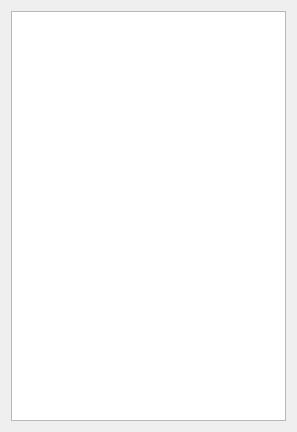
<?xml version="1.0" encoding="UTF-8"?>
<ui version="4.0">
 <class>AwProcessLogWindowUi</class>
 <widget class="QWidget" name="AwProcessLogWindowUi">
  <property name="geometry">
   <rect>
    <x>0</x>
    <y>0</y>
    <width>297</width>
    <height>432</height>
   </rect>
  </property>
  <property name="windowTitle">
   <string>Log Window</string>
  </property>
  <property name="windowIcon">
   <iconset resource="../../../resources/AnyWave.qrc">
    <normaloff>:/images/AnyWave_icon.png</normaloff>:/images/AnyWave_icon.png</iconset>
  </property>
  <layout class="QGridLayout" name="gridLayout">
   <item row="0" column="0">
    <widget class="AwLogPlainTextEdit" name="plainTextEdit"/>
   </item>
  </layout>
 </widget>
 <layoutdefault spacing="6" margin="11"/>
 <customwidgets>
  <customwidget>
   <class>AwLogPlainTextEdit</class>
   <extends>QPlainTextEdit</extends>
   <header>Process/AwLogPlainTextEdit.h</header>
  </customwidget>
 </customwidgets>
 <resources>
  <include location="../../../resources/AnyWave.qrc"/>
 </resources>
 <connections/>
</ui>
